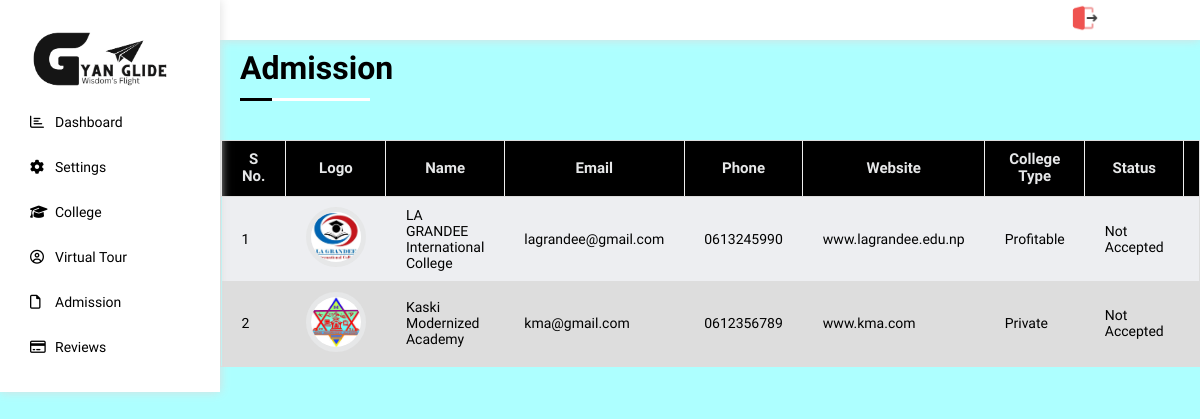
The app's page /dashboard_student/admission.php (signed in) with its own data.
### tables this page shows
CREATE TABLE `college_info` (
  `clz_id` int(11) NOT NULL,
  `status` tinyint(1) NOT NULL DEFAULT 0,
  `name` varchar(100) NOT NULL,
  `address` varchar(100) NOT NULL,
  `estd` varchar(20) NOT NULL,
  `college_type` varchar(100) NOT NULL,
  `website` varchar(100) NOT NULL,
  `phone` varchar(20) NOT NULL,
  `email` varchar(100) NOT NULL,
  `facebook` varchar(500) NOT NULL,
  `instagram` varchar(500) NOT NULL,
  `certification` varchar(300) NOT NULL,
  `level` varchar(100) NOT NULL,
  `faculties` varchar(2000) NOT NULL,
  `facilities` varchar(2000) NOT NULL,
  `description` varchar(1000) NOT NULL,
  `liked_by` varchar(1000) NOT NULL
);

CREATE TABLE `college_main_images` (
  `p_id` int(11) NOT NULL,
  `clz_id` varchar(100) NOT NULL,
  `logo` varchar(100) NOT NULL,
  `main_img` varchar(100) NOT NULL
);

CREATE TABLE `admission` (
  `std_id` int(11) NOT NULL,
  `clz_id` int(11) NOT NULL,
  `status` tinyint(1) DEFAULT 0
);

### dashboard_student/admission.php (the view, shortened to what this page needs)
<?php
require_once '../connectionSetup.php';
$std_id = $_SESSION['std_id'];
$sql = "SELECT clz_id FROM admission where std_id = $std_id";
$result22 = $conn->query($sql);
$colleges_ids = [];
if ($result22->num_rows > 0) {
    while ($rowww = $result22->fetch_array()) {
        array_push($colleges_ids, $rowww['clz_id']);
    }
    $clz_ids = implode(', ', $colleges_ids);
    $sql = "SELECT * from college_info where `clz_id` IN (" . $clz_ids . ")";
} else {
}
$result = $conn->query($sql);
?>
<!DOCTYPE html>
<html lang="en">
<head>
    <link rel="stylesheet" href="css/all.min.css">
    <link rel="stylesheet" href="css/framework.css">
    <link rel="stylesheet" href="css/normalize.css">
    <link rel="stylesheet" href="css/index.css">
    <link rel="stylesheet" href="css/table_style.css">
</head>
<body style="background-color: rgb(173, 255, 255);">
    <div class="courses page d-flex">
        <?php
        require_once 'dashboard_navbar.php';
        ?>
        <div class="content d-flex  column">
            <?php
            require_once 'dashboard_header.php';
            ?>
            <h1 class="p-relative mt-10">Admission</h1>
            <div class="header_fixed">
                <table>
                    <thead>
                        <tr>
                            <th>S No.</th>
                            <th>Logo</th>
                            <th>Name</th>
                            <th>Email</th>
                            <th>Phone</th>
                            <th>Website</th>
                            <th>College Type</th>
                            <th>Status</th>
                            <th colspan="1">Action</th>
                        </tr>
                    </thead>
                    <tbody>
                        <?php
                        $i = 1;
                        while ($row = $result->fetch_assoc()) {
                            $clz_id = $row['clz_id'];
                            $sql = "SELECT status FROM admission where std_id = $std_id and clz_id = $clz_id";
                            $result22 = $conn->query($sql);
                            $admission_status = $result22->fetch_assoc();
                            $std_status = $admission_status['status'];
                            if ($std_status) {
                                $status_text = "Accepted";
                                $action_button_text = "Reject";
                            } else {
                                $status_text = "Not Accepted";
                            }
                            $sql = "SELECT * FROM college_main_images WHERE clz_id= $clz_id";
                            $college_image_data = $conn->query($sql);
                            if ($college_image_data->num_rows > 0) {
                                $college_image_array = mysqli_fetch_array($college_image_data);
                                $college_logo = $college_image_array['logo'];
                            } else {
                                $college_image = 'default.jpg';
                                $college_logo = 'default.jpg';
                            }
                        ?>
                            <tr>
                                <td><?php echo $i; ?></td>
                                <td><img src="../image_upload/clz_logo/<?php echo $college_logo; ?>" /></td>
                                <td><?php echo $row['name']; ?></td>
                                <td><?php echo $row['email']; ?></td>
                                <td><?php echo $row['phone']; ?></td>
                                <td><?php echo $row['website']; ?></td>
                                <td><?php echo $row['college_type']; ?></td>
                                <td><?php echo $status_text ?></td>
                                <td>
                                </td>
                            </tr>
                        <?php
                            $i++;
                        }
                        ?>
                    </tbody>
                </table>
            </div>
        </div>
    </div>
</body>
</html>

### dashboard_student/dashboard_navbar.php (shortened to what this page needs)
<!DOCTYPE html>
<html lang="en">
<head>
</head>
<body>
<div class="navbar p-20 d-flex p-relative bg-white">
  <ul>
    <li>
      <img class = "gyan_logo" src="../images/logo.png" alt="logo" style="width: 548px; height:auto; align-self: center; margin-top: -115px; margin-left: -192px; margin-bottom: -116px">
    </li>
    <li>
      <a class="d-flex align-center fs-14 c-black rad-6 p-10" href="index.php">
        <i class="fa-regular fa-chart-bar fa-fw"></i>
        <span>Dashboard</span>
      </a>
    </li>
    <li>
      <a class="d-flex align-center fs-14 c-black rad-6 p-10" href="settings.php">
        <i class="fa-solid fa-gear fa-fw"></i>
        <span>Settings</span>
      </a>
    </li>
    <li>
      <a class="d-flex align-center fs-14 c-black rad-6 p-10" href="colleges.php">
        <i class="fa-solid fa-graduation-cap fa-fw"></i>
        <span>College</span>
      </a>
    </li>
    <li>
      <a class="d-flex align-center fs-14 c-black rad-6 p-10" href="virtualTour.php">
        <i class="fa-regular fa-circle-user fa-fw"></i>
        <span>Virtual Tour</span>
      </a>
    </li>
    <li>
      <a class="d-flex align-center fs-14 c-black rad-6 p-10" href="admission.php">
        <i class="fa-regular fa-file fa-fw"></i>
        <span>Admission</span>
      </a>
    </li>
    <li>
      <a class="d-flex align-center fs-14 c-black rad-6 p-10" href="reviews.php">
        <i class="fa-regular fa-credit-card fa-fw"></i>
        <span>Reviews</span>
      </a>
    </li>
  </ul>
</div>
</body>
</html>

### dashboard_student/dashboard_header.php
<div class="header between-flex p-20 p-relative bg-white f-width">
         <div class="user between-flex" style="position: absolute; right: 0px;">
         <a href="logout.php" style="position:absolute; right: 100px;"><img src="images/logout.png" alt="" class="rad-50"> </a>
         </div>
        </div>

### dashboard_student/css/framework.css (style rules this page uses)
.d-flex { display: flex; }
.align-center { align-items: center; }
.column { flex-direction: column; }
.p-20 { padding:20px; }
.p-10 { padding: 10px; }
.mt-10 { margin-top: 10px; }
.c-black { color:black; }
.bg-white { background-color:white; }
.p-relative { position: relative; }
.fs-14 { font-size: 14px; }
.rad-6 { border-radius: 6px; }
.rad-50 { border-radius: 50%; }
.f-width { width:100%; }
.between-flex { display: flex; align-items: center; justify-content: space-between; }

### dashboard_student/css/index.css (style rules this page uses)
* { box-sizing: border-box; -webkit-box-sizing: border-box; -moz-box-sizing: border-box; padding: 0px; margin: 0px; }
:root { --blue-color: #0075ff; --blue-alt-color: #0d69d5; --orange-color: #f59e0b; --green-color: #22c55e; --red-color: #f44336; --gray-color: #888; }
html { scroll-behavior: smooth; }
body { background-color: #F6F6F6; font-family: 'Open Sans', sans-serif; font-family: 'Rubik', sans-serif; font-family: 'Work Sans', sans-serif; }
ul { list-style: none; }
a { text-decoration: none; cursor: pointer; }
.navbar { box-shadow: 0px 0px 10px #ddd; width:220px; flex-direction: column; gap: 50px; z-index: 2; }
.navbar li a { height:40px; margin-bottom: 5px; width:100%; }
.navbar i { padding-right: 25px; }
.page .content { flex: 1; overflow: hidden; }
.page .header { height:fit-content; box-shadow: 0px 0px 10px #ddd; }
.header .user { width:60px; }
.header img { width:30px; height:30px; }
.content >h1 { font-weight: 600; margin:10px 20px 30px; height:60px; }
.content >h1::after { content: ""; width:130px; height:3px; position: absolute; top:calc(80%); left:0px; background-image: linear-gradient( 90deg, black 0% 25%, white 25% 100%); }
.dashboard .projects td , th { padding:10px; border-left: 1px solid #eee; border-bottom: 1px solid #eee; }

### dashboard_student/css/table_style.css (style rules this page uses)
table { width: 100%; border-collapse: collapse; }
.header_fixed { max-height: 100vh; width: 100%; overflow: auto; border: 1px solid #dddddd; }
.header_fixed thead th { position: sticky; top: 0; background-color: black; color: #e6e7e8; font-size: 15px; }
th, td { border-bottom: 1px solid #dddddd; padding: 10px 20px; font-size: 14px; }
td img { height: 60px; width: 60px; border-radius: 100%; border: 5px solid #e6e7e8; }
tr:nth-child(even) { background-color: #dddddd; }
tr:nth-child(odd) { background-color: #edeef1; }

### records on screen
college_info: college_main_images.logo (picture), name "LA GRANDEE International College", email "lagrandee@gmail.com", phone "0613245990", website "www.lagrandee.edu.np", college_type "Profitable", admission.status "Not Accepted"
college_info: college_main_images.logo (picture), name "Kaski Modernized Academy", email "kma@gmail.com", phone "0612356789", website "www.kma.com", college_type "Private", admission.status "Not Accepted"
